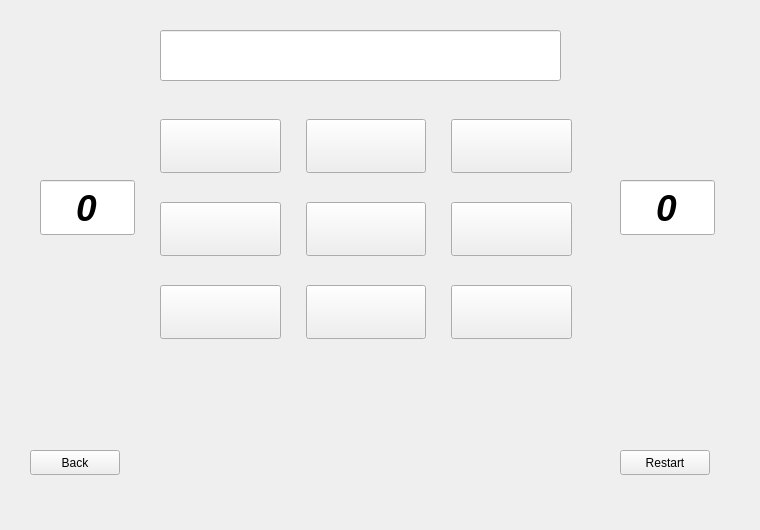
<?xml version="1.0" encoding="UTF-8"?>
<ui version="4.0">
 <class>gameWindow</class>
 <widget class="QWidget" name="gameWindow">
  <property name="geometry">
   <rect>
    <x>0</x>
    <y>0</y>
    <width>760</width>
    <height>530</height>
   </rect>
  </property>
  <property name="windowTitle">
   <string>Form</string>
  </property>
  <widget class="QPushButton" name="Restart">
   <property name="geometry">
    <rect>
     <x>620</x>
     <y>450</y>
     <width>90</width>
     <height>25</height>
    </rect>
   </property>
   <property name="text">
    <string>Restart</string>
   </property>
  </widget>
  <widget class="QWidget" name="gridLayoutWidget">
   <property name="geometry">
    <rect>
     <x>160</x>
     <y>100</y>
     <width>412</width>
     <height>261</height>
    </rect>
   </property>
   <layout class="QGridLayout" name="gridLayout">
    <property name="horizontalSpacing">
     <number>25</number>
    </property>
    <property name="verticalSpacing">
     <number>10</number>
    </property>
    <item row="2" column="0">
     <widget class="QPushButton" name="btn20">
      <property name="sizePolicy">
       <sizepolicy hsizetype="Preferred" vsizetype="Fixed">
        <horstretch>0</horstretch>
        <verstretch>0</verstretch>
       </sizepolicy>
      </property>
      <property name="minimumSize">
       <size>
        <width>0</width>
        <height>0</height>
       </size>
      </property>
      <property name="baseSize">
       <size>
        <width>0</width>
        <height>0</height>
       </size>
      </property>
      <property name="font">
       <font>
        <pointsize>30</pointsize>
        <italic>true</italic>
        <bold>true</bold>
        <underline>false</underline>
        <strikeout>false</strikeout>
       </font>
      </property>
      <property name="cursor">
       <cursorShape>CrossCursor</cursorShape>
      </property>
      <property name="autoFillBackground">
       <bool>true</bool>
      </property>
      <property name="text">
       <string/>
      </property>
     </widget>
    </item>
    <item row="1" column="1">
     <widget class="QPushButton" name="btn11">
      <property name="sizePolicy">
       <sizepolicy hsizetype="Preferred" vsizetype="Fixed">
        <horstretch>0</horstretch>
        <verstretch>0</verstretch>
       </sizepolicy>
      </property>
      <property name="minimumSize">
       <size>
        <width>0</width>
        <height>0</height>
       </size>
      </property>
      <property name="baseSize">
       <size>
        <width>0</width>
        <height>0</height>
       </size>
      </property>
      <property name="font">
       <font>
        <pointsize>30</pointsize>
        <italic>true</italic>
        <bold>true</bold>
        <underline>false</underline>
        <strikeout>false</strikeout>
       </font>
      </property>
      <property name="cursor">
       <cursorShape>CrossCursor</cursorShape>
      </property>
      <property name="autoFillBackground">
       <bool>true</bool>
      </property>
      <property name="text">
       <string/>
      </property>
     </widget>
    </item>
    <item row="2" column="1">
     <widget class="QPushButton" name="btn21">
      <property name="sizePolicy">
       <sizepolicy hsizetype="Preferred" vsizetype="Fixed">
        <horstretch>0</horstretch>
        <verstretch>0</verstretch>
       </sizepolicy>
      </property>
      <property name="minimumSize">
       <size>
        <width>0</width>
        <height>0</height>
       </size>
      </property>
      <property name="baseSize">
       <size>
        <width>0</width>
        <height>0</height>
       </size>
      </property>
      <property name="font">
       <font>
        <pointsize>30</pointsize>
        <italic>true</italic>
        <bold>true</bold>
        <underline>false</underline>
        <strikeout>false</strikeout>
       </font>
      </property>
      <property name="cursor">
       <cursorShape>CrossCursor</cursorShape>
      </property>
      <property name="autoFillBackground">
       <bool>true</bool>
      </property>
      <property name="text">
       <string/>
      </property>
     </widget>
    </item>
    <item row="1" column="2">
     <widget class="QPushButton" name="btn12">
      <property name="sizePolicy">
       <sizepolicy hsizetype="Preferred" vsizetype="Fixed">
        <horstretch>0</horstretch>
        <verstretch>0</verstretch>
       </sizepolicy>
      </property>
      <property name="minimumSize">
       <size>
        <width>0</width>
        <height>0</height>
       </size>
      </property>
      <property name="baseSize">
       <size>
        <width>0</width>
        <height>0</height>
       </size>
      </property>
      <property name="font">
       <font>
        <pointsize>30</pointsize>
        <italic>true</italic>
        <bold>true</bold>
        <underline>false</underline>
        <strikeout>false</strikeout>
       </font>
      </property>
      <property name="cursor">
       <cursorShape>CrossCursor</cursorShape>
      </property>
      <property name="autoFillBackground">
       <bool>true</bool>
      </property>
      <property name="text">
       <string/>
      </property>
     </widget>
    </item>
    <item row="2" column="2">
     <widget class="QPushButton" name="btn22">
      <property name="sizePolicy">
       <sizepolicy hsizetype="Preferred" vsizetype="Fixed">
        <horstretch>0</horstretch>
        <verstretch>0</verstretch>
       </sizepolicy>
      </property>
      <property name="minimumSize">
       <size>
        <width>0</width>
        <height>0</height>
       </size>
      </property>
      <property name="baseSize">
       <size>
        <width>0</width>
        <height>0</height>
       </size>
      </property>
      <property name="font">
       <font>
        <pointsize>30</pointsize>
        <italic>true</italic>
        <bold>true</bold>
        <underline>false</underline>
        <strikeout>false</strikeout>
       </font>
      </property>
      <property name="cursor">
       <cursorShape>CrossCursor</cursorShape>
      </property>
      <property name="autoFillBackground">
       <bool>true</bool>
      </property>
      <property name="text">
       <string/>
      </property>
     </widget>
    </item>
    <item row="0" column="0">
     <widget class="QPushButton" name="btn00">
      <property name="sizePolicy">
       <sizepolicy hsizetype="Preferred" vsizetype="Fixed">
        <horstretch>0</horstretch>
        <verstretch>0</verstretch>
       </sizepolicy>
      </property>
      <property name="minimumSize">
       <size>
        <width>0</width>
        <height>0</height>
       </size>
      </property>
      <property name="baseSize">
       <size>
        <width>0</width>
        <height>0</height>
       </size>
      </property>
      <property name="font">
       <font>
        <pointsize>30</pointsize>
        <italic>true</italic>
        <bold>true</bold>
        <underline>false</underline>
        <strikeout>false</strikeout>
       </font>
      </property>
      <property name="cursor">
       <cursorShape>CrossCursor</cursorShape>
      </property>
      <property name="autoFillBackground">
       <bool>true</bool>
      </property>
      <property name="text">
       <string/>
      </property>
     </widget>
    </item>
    <item row="1" column="0">
     <widget class="QPushButton" name="btn10">
      <property name="sizePolicy">
       <sizepolicy hsizetype="Preferred" vsizetype="Fixed">
        <horstretch>0</horstretch>
        <verstretch>0</verstretch>
       </sizepolicy>
      </property>
      <property name="minimumSize">
       <size>
        <width>0</width>
        <height>0</height>
       </size>
      </property>
      <property name="baseSize">
       <size>
        <width>0</width>
        <height>0</height>
       </size>
      </property>
      <property name="font">
       <font>
        <pointsize>30</pointsize>
        <italic>true</italic>
        <bold>true</bold>
        <underline>false</underline>
        <strikeout>false</strikeout>
       </font>
      </property>
      <property name="cursor">
       <cursorShape>CrossCursor</cursorShape>
      </property>
      <property name="autoFillBackground">
       <bool>true</bool>
      </property>
      <property name="text">
       <string/>
      </property>
     </widget>
    </item>
    <item row="0" column="2">
     <widget class="QPushButton" name="btn02">
      <property name="sizePolicy">
       <sizepolicy hsizetype="Preferred" vsizetype="Fixed">
        <horstretch>0</horstretch>
        <verstretch>0</verstretch>
       </sizepolicy>
      </property>
      <property name="minimumSize">
       <size>
        <width>0</width>
        <height>0</height>
       </size>
      </property>
      <property name="baseSize">
       <size>
        <width>0</width>
        <height>0</height>
       </size>
      </property>
      <property name="font">
       <font>
        <pointsize>30</pointsize>
        <italic>true</italic>
        <bold>true</bold>
        <underline>false</underline>
        <strikeout>false</strikeout>
       </font>
      </property>
      <property name="cursor">
       <cursorShape>CrossCursor</cursorShape>
      </property>
      <property name="autoFillBackground">
       <bool>true</bool>
      </property>
      <property name="text">
       <string/>
      </property>
     </widget>
    </item>
    <item row="0" column="1">
     <widget class="QPushButton" name="btn01">
      <property name="sizePolicy">
       <sizepolicy hsizetype="Preferred" vsizetype="Fixed">
        <horstretch>0</horstretch>
        <verstretch>0</verstretch>
       </sizepolicy>
      </property>
      <property name="minimumSize">
       <size>
        <width>0</width>
        <height>0</height>
       </size>
      </property>
      <property name="baseSize">
       <size>
        <width>0</width>
        <height>0</height>
       </size>
      </property>
      <property name="font">
       <font>
        <pointsize>30</pointsize>
        <italic>true</italic>
        <bold>true</bold>
        <underline>false</underline>
        <strikeout>false</strikeout>
       </font>
      </property>
      <property name="cursor">
       <cursorShape>CrossCursor</cursorShape>
      </property>
      <property name="autoFillBackground">
       <bool>true</bool>
      </property>
      <property name="text">
       <string/>
      </property>
     </widget>
    </item>
   </layout>
  </widget>
  <widget class="QPushButton" name="Back">
   <property name="geometry">
    <rect>
     <x>30</x>
     <y>450</y>
     <width>90</width>
     <height>25</height>
    </rect>
   </property>
   <property name="text">
    <string>Back</string>
   </property>
  </widget>
  <widget class="QLineEdit" name="GameModeText">
   <property name="geometry">
    <rect>
     <x>160</x>
     <y>30</y>
     <width>401</width>
     <height>51</height>
    </rect>
   </property>
   <property name="font">
    <font>
     <pointsize>28</pointsize>
    </font>
   </property>
   <property name="text">
    <string/>
   </property>
   <property name="alignment">
    <set>Qt::AlignCenter</set>
   </property>
   <property name="readOnly">
    <bool>true</bool>
   </property>
  </widget>
  <widget class="QLineEdit" name="LeftSidePoint">
   <property name="geometry">
    <rect>
     <x>40</x>
     <y>180</y>
     <width>95</width>
     <height>55</height>
    </rect>
   </property>
   <property name="font">
    <font>
     <pointsize>28</pointsize>
     <italic>true</italic>
     <bold>true</bold>
    </font>
   </property>
   <property name="text">
    <string>0</string>
   </property>
   <property name="alignment">
    <set>Qt::AlignCenter</set>
   </property>
   <property name="readOnly">
    <bool>true</bool>
   </property>
  </widget>
  <widget class="QLineEdit" name="RightSidePoint">
   <property name="geometry">
    <rect>
     <x>620</x>
     <y>180</y>
     <width>95</width>
     <height>55</height>
    </rect>
   </property>
   <property name="font">
    <font>
     <pointsize>28</pointsize>
     <italic>true</italic>
     <bold>true</bold>
    </font>
   </property>
   <property name="text">
    <string>0</string>
   </property>
   <property name="alignment">
    <set>Qt::AlignCenter</set>
   </property>
   <property name="readOnly">
    <bool>true</bool>
   </property>
  </widget>
 </widget>
 <resources/>
 <connections/>
</ui>
